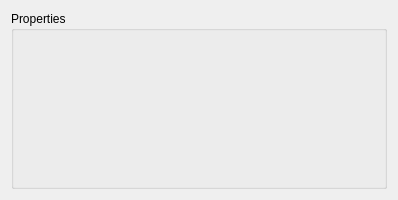
<?xml version="1.0" encoding="UTF-8"?>
<ui version="4.0">
 <class>Form</class>
 <widget class="QWidget" name="Form">
  <property name="geometry">
   <rect>
    <x>0</x>
    <y>0</y>
    <width>398</width>
    <height>200</height>
   </rect>
  </property>
  <property name="sizePolicy">
   <sizepolicy hsizetype="Preferred" vsizetype="Minimum">
    <horstretch>0</horstretch>
    <verstretch>0</verstretch>
   </sizepolicy>
  </property>
  <property name="maximumSize">
   <size>
    <width>16777215</width>
    <height>250</height>
   </size>
  </property>
  <property name="windowTitle">
   <string>Form</string>
  </property>
  <layout class="QGridLayout" name="gridLayout">
   <item row="0" column="0">
    <widget class="QScrollArea" name="scrollArea">
     <property name="frameShape">
      <enum>QFrame::NoFrame</enum>
     </property>
     <property name="lineWidth">
      <number>0</number>
     </property>
     <property name="widgetResizable">
      <bool>true</bool>
     </property>
     <widget class="QWidget" name="scrollAreaWidgetContents_2">
      <property name="geometry">
       <rect>
        <x>0</x>
        <y>0</y>
        <width>380</width>
        <height>182</height>
       </rect>
      </property>
      <layout class="QVBoxLayout" name="verticalLayout_2">
       <property name="spacing">
        <number>0</number>
       </property>
       <property name="margin">
        <number>0</number>
       </property>
       <item>
        <widget class="QGroupBox" name="uiProperties">
         <property name="title">
          <string>Properties</string>
         </property>
         <layout class="QVBoxLayout" name="verticalLayout">
          <item>
           <layout class="QHBoxLayout" name="layoutSpecs"/>
          </item>
         </layout>
        </widget>
       </item>
      </layout>
     </widget>
    </widget>
   </item>
  </layout>
 </widget>
 <resources/>
 <connections/>
</ui>
